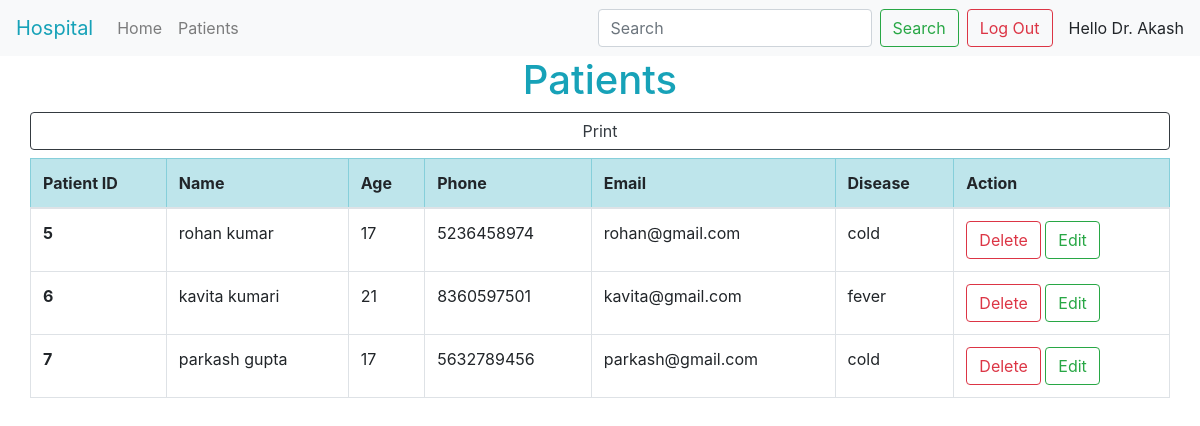
The page /patients.php (signed in) on the database its author committed.
### tables this page shows
CREATE TABLE `patients` (
  `Patient_id` int(255) NOT NULL,
  `First_name` varchar(255) NOT NULL,
  `Last_name` varchar(255) NOT NULL,
  `Age` int(255) NOT NULL,
  `Phone` varchar(12) NOT NULL,
  `Email` varchar(255) NOT NULL,
  `Disease` varchar(255) NOT NULL
);

### patients.php (the view, shortened to what this page needs)
<!DOCTYPE html>
<html lang="en">
<head>
    <link rel="stylesheet" href="https://cdn.jsdelivr.net/npm/bootstrap@4.6.2/dist/css/bootstrap.min.css">
</head>
<body>
<?php include('navbar.php'); ?>
<?php
include('connection.php');
?>
<h1 class="text-center text-info">Patients</h1>
<a href="action.php?print=1" class="btn btn-outline-dark btn-block container mt-2 mb-2">Print</a>
<table class="table table-bordered container table-hover">
  <thead>
    <tr  class="table-info">
      <th scope="col">Patient ID</th>
      <th scope="col">Name</th>
      <th scope="col">Age</th>
      <th scope="col">Phone</th>
      <th scope="col">Email</th>
      <th scope="col">Disease</th>
      <th scope="col">Action</th>
    </tr>
  </thead>
  <tbody>
    <?php
      if(isset($_GET['search_btn'])){
            $user_search  = $_GET['user_search'];
            $patient_records = "select * from patients where First_name like '%$user_search%'
            or Last_name like '%$user_search%' or Phone like '%$user_search%' or
            Email like '%$user_search%'or Disease like '%$user_search%';";
            $patient_raw_data = mysqli_query($response,$patient_records);
            if ($patient_raw_data->num_rows>0){
                while($patient_data = mysqli_fetch_assoc($patient_raw_data)){
        ?>
                <tr>
                    <th scope="row"><?php echo $patient_data['Patient_id'] ?></th>
                    <td><?php echo $patient_data['First_name'] ?> <?php echo $patient_data['Last_name'] ?></td>
                    <td><?php echo $patient_data['Age'] ?></td>
                    <td><?php echo $patient_data['Phone'] ?></td>
                    <td><?php echo $patient_data['Email'] ?></td>
                    <td><?php echo $patient_data['Disease'] ?></td>
                    <td>
                        <a class="btn btn-outline-danger" href="action.php?id=<?php echo $patient_data['Patient_id']; ?>">Delete</a>
                        <a class="btn btn-outline-success" href="update_patient.php?id=<?php echo $patient_data['Patient_id']; ?>">Edit</a>
                    </td>
                </tr>
    <?php
                }
            }
      }else{
        $patient_records = "select * from patients;";
        $patient_raw_data = mysqli_query($response,$patient_records);
        if ($patient_raw_data->num_rows>0){
            while($patient_data = mysqli_fetch_assoc($patient_raw_data)){
    ?>
            <tr>
                <th scope="row"><?php echo $patient_data['Patient_id'] ?></th>
                <td><?php echo $patient_data['First_name'] ?> <?php echo $patient_data['Last_name'] ?></td>
                <td><?php echo $patient_data['Age'] ?></td>
                <td><?php echo $patient_data['Phone'] ?></td>
                <td><?php echo $patient_data['Email'] ?></td>
                <td><?php echo $patient_data['Disease'] ?></td>
                <td>
                    <a class="btn btn-outline-danger" href="action.php?id=<?php echo $patient_data['Patient_id']; ?>">Delete</a>
                    <a class="btn btn-outline-success" href="update_patient.php?id=<?php echo $patient_data['Patient_id']; ?>">Edit</a>
                </td>
            </tr>
    <?php
            }
        }
      }
    ?>
  </tbody>
</table>
</body>
</html>

### navbar.php (shortened to what this page needs)
<nav class="navbar navbar-expand-lg navbar-light bg-light">
    <a class="navbar-brand text-center text-info" href="#">Hospital</a>
    <div class="collapse navbar-collapse" id="navbarSupportedContent">
        <ul class="navbar-nav mr-auto">
            <li class="nav-item">
                <a class="nav-link" href="index.php">Home</a>
            </li>
            <li class="nav-item">
                <a class="nav-link" href="patients.php">Patients</a>
            </li>
        </ul>
        <form method="GET" action="patients.php" class="form-inline my-2 my-lg-0">
            <input name="user_search" class="form-control mr-sm-2" type="search" placeholder="Search" aria-label="Search">
            <button name="search_btn" class="btn btn-outline-success my-2 my-sm-0" type="submit">Search</button>
        </form>
        <?php
            if (isset($_SESSION['doctor_id'])){
        ?>
                <a class="btn btn-outline-danger ml-2" href="logout.php">Log Out</a>
                <div class='ml-3'>
                    <center>
                        <span>Hello</span>
                        <span>Dr. <?php echo $_SESSION['doctor_name'];?>
                            </span>
                    </center>
                </div>
        <?php
            }else{
        ?>
                <a class="btn btn-outline-dark ml-2" href="login.php">Log In</a>
                <a class="btn btn-outline-primary ml-2" href="signup.php">Sign Up</a>
        <?php
            }
        ?>
    </div>
</nav>

### rows shown on the page
patients: Patient_id "5", First_name "rohan", Last_name "kumar", Age "17", Phone "5236458974", Email "rohan@gmail.com", Disease "cold"
patients: Patient_id "6", First_name "kavita", Last_name "kumari", Age "21", Phone "8360597501", Email "kavita@gmail.com", Disease "fever"
patients: Patient_id "7", First_name "parkash", Last_name "gupta", Age "17", Phone "5632789456", Email "parkash@gmail.com", Disease "cold"

### other values the page prints
$_SESSION['doctor_name'] "Akash"
